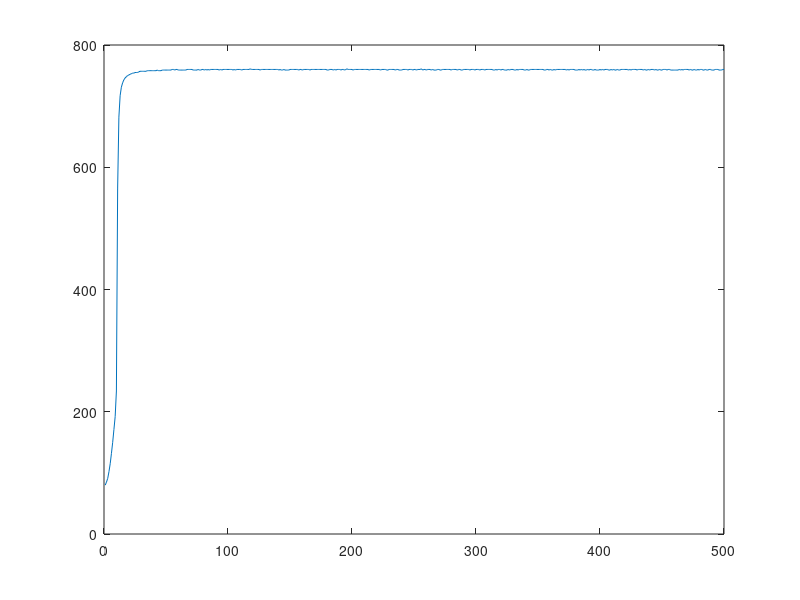

Here is the MATLAB script that generated this plot:
rate=[80.00
85.00
91.00
102.00
115.00
132.00
150.00
171.00
192.00
234.00
566.00
682.00
717.00
731.00
738.00
743.00
746.00
748.00
750.00
751.00
752.00
753.00
754.00
754.00
755.00
755.00
755.00
756.00
757.00
757.00
757.00
757.00
757.00
757.00
758.00
758.00
758.00
758.00
758.00
758.00
758.00
758.00
759.00
758.00
758.00
758.00
759.00
759.00
759.00
759.00
759.00
759.00
759.00
759.00
760.00
760.00
759.00
760.00
760.00
759.00
759.00
759.00
759.00
759.00
759.00
759.00
760.00
760.00
760.00
760.00
760.00
759.00
759.00
759.00
759.00
760.00
759.00
759.00
760.00
760.00
759.00
760.00
759.00
760.00
759.00
760.00
760.00
760.00
760.00
760.00
760.00
760.00
759.00
760.00
759.00
760.00
760.00
760.00
760.00
760.00
760.00
760.00
760.00
759.00
760.00
759.00
760.00
760.00
760.00
760.00
759.00
760.00
760.00
760.00
760.00
760.00
760.00
761.00
760.00
760.00
760.00
760.00
760.00
760.00
760.00
759.00
760.00
760.00
760.00
760.00
760.00
760.00
760.00
760.00
760.00
760.00
760.00
760.00
760.00
760.00
759.00
760.00
759.00
759.00
760.00
759.00
759.00
759.00
759.00
760.00
760.00
760.00
760.00
760.00
760.00
760.00
759.00
760.00
760.00
759.00
760.00
760.00
760.00
760.00
760.00
759.00
760.00
760.00
760.00
760.00
760.00
760.00
760.00
760.00
760.00
760.00
760.00
760.00
760.00
759.00
759.00
760.00
760.00
760.00
759.00
760.00
759.00
760.00
760.00
760.00
759.00
760.00
760.00
759.00
760.00
761.00
760.00
760.00
760.00
760.00
759.00
760.00
760.00
760.00
760.00
760.00
760.00
760.00
760.00
760.00
760.00
760.00
760.00
759.00
760.00
760.00
760.00
760.00
760.00
760.00
760.00
760.00
759.00
760.00
760.00
760.00
760.00
759.00
759.00
760.00
760.00
760.00
760.00
760.00
759.00
760.00
760.00
759.00
759.00
759.00
760.00
760.00
760.00
760.00
759.00
760.00
760.00
760.00
759.00
760.00
760.00
759.00
760.00
760.00
760.00
761.00
759.00
760.00
760.00
759.00
760.00
760.00
760.00
759.00
760.00
759.00
759.00
759.00
760.00
760.00
759.00
759.00
760.00
760.00
760.00
760.00
760.00
760.00
760.00
759.00
760.00
760.00
760.00
760.00
759.00
760.00
760.00
759.00
759.00
760.00
760.00
760.00
760.00
760.00
759.00
760.00
760.00
760.00
759.00
760.00
760.00
760.00
759.00
760.00
760.00
760.00
759.00
760.00
760.00
760.00
760.00
760.00
760.00
759.00
759.00
760.00
759.00
760.00
760.00
759.00
760.00
760.00
759.00
759.00
759.00
760.00
759.00
760.00
760.00
760.00
759.00
759.00
760.00
759.00
760.00
760.00
760.00
760.00
759.00
759.00
760.00
759.00
759.00
760.00
760.00
760.00
760.00
760.00
760.00
760.00
760.00
760.00
760.00
760.00
759.00
759.00
760.00
760.00
759.00
760.00
759.00
759.00
760.00
759.00
760.00
760.00
760.00
760.00
760.00
760.00
760.00
760.00
759.00
760.00
759.00
760.00
760.00
760.00
760.00
759.00
759.00
759.00
760.00
759.00
760.00
759.00
760.00
759.00
759.00
760.00
759.00
760.00
760.00
759.00
759.00
760.00
759.00
759.00
759.00
760.00
759.00
760.00
759.00
760.00
760.00
760.00
759.00
759.00
760.00
759.00
760.00
759.00
759.00
760.00
759.00
759.00
760.00
760.00
760.00
760.00
760.00
760.00
759.00
760.00
759.00
760.00
760.00
760.00
760.00
759.00
760.00
760.00
760.00
760.00
759.00
760.00
759.00
759.00
760.00
759.00
760.00
760.00
760.00
759.00
760.00
759.00
759.00
760.00
759.00
759.00
760.00
760.00
760.00
759.00
760.00
760.00
759.00
759.00
759.00
759.00
759.00
759.00
759.00
760.00
759.00
760.00
759.00
760.00
760.00
760.00
760.00
759.00
760.00
759.00
759.00
760.00
759.00
759.00
760.00
759.00
760.00
760.00
759.00
759.00
760.00
759.00
759.00
760.00
760.00
759.00
759.00
759.00
760.00
760.00
760.00
759.00
759.00
759.00
760.00
760.00
];

x = zeros(1,500);
for i = 1:1:500
    x(i) = i;  
end
plot(x,rate);
